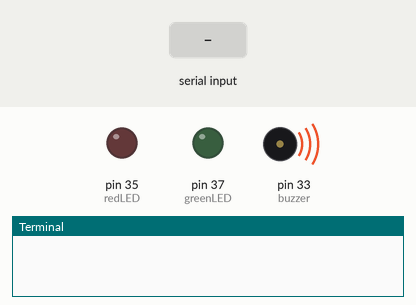
Recording of a program running on a simulated Raspberry Pi (header pin numbers). On the bench: output pins drawn as LEDs (lit = HIGH), buzzer (waves = sounding, pin HIGH), the last lines printed to the terminal. The test bench sets the inputs (shaded band).

Above: at 0.01 s.
At 1.6 s:
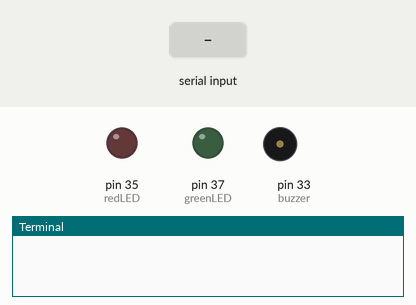
1.7 s: "000197879603012716" received over the second serial link
At 2.1 s:
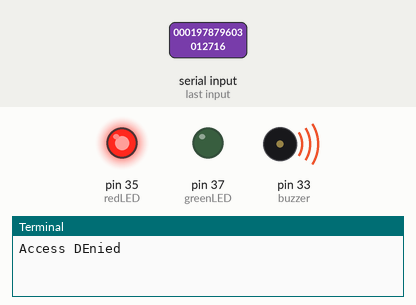
Timing chart, 0 to 4.7 s (numbered marks = the images above; inputs shaded):
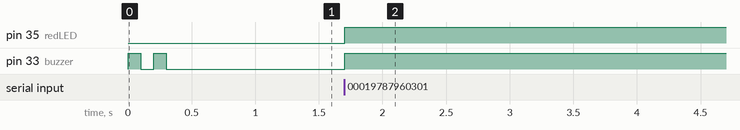

Measured:
- after the input at 1.7 s, pin 35 (redLED), pin 33 (buzzer): LOW → HIGH at once

The program:

rfid.py
```python
import RPi.GPIO as GPIO
import time
import serial

GPIO.setmode(GPIO.BOARD)
greenLED=37
redLED=35
buzzer=33

GPIO.setup(greenLED, GPIO.OUT)
GPIO.setup(redLED, GPIO.OUT)
GPIO.setup(buzzer, GPIO.OUT)
GPIO.output(greenLED, False)
GPIO.output(redLED, False)
GPIO.output(buzzer, True)
time.sleep(0.1)
GPIO.output(buzzer, False)
time.sleep(0.1)
GPIO.output(buzzer, True)
time.sleep(0.1)
GPIO.output(buzzer, False)
time.sleep(0.1)

def read_rfid():
    ser = serial.Serial("/dev/ttyUSB0")
    ser.baudrate=9600
    data=ser.read(12)
    ser.close()
    return data
try:
    while True:
        id=read_rfid()

        if id=="000197879603012716":
            print ("Acesss Granted")
            print ("abc")
            print(id)
            GPIO.output(greenLED, True)
            GPIO.output(redLED, True)
            GPIO.output(buzzer, False)
        else:
            print("Access DEnied")
            GPIO.output(greenLED, False)
            GPIO.output(redLED, True)
            GPIO.output(buzzer, True)
            time.sleep(2)
finally:
    GPIO.cleanup()
```
